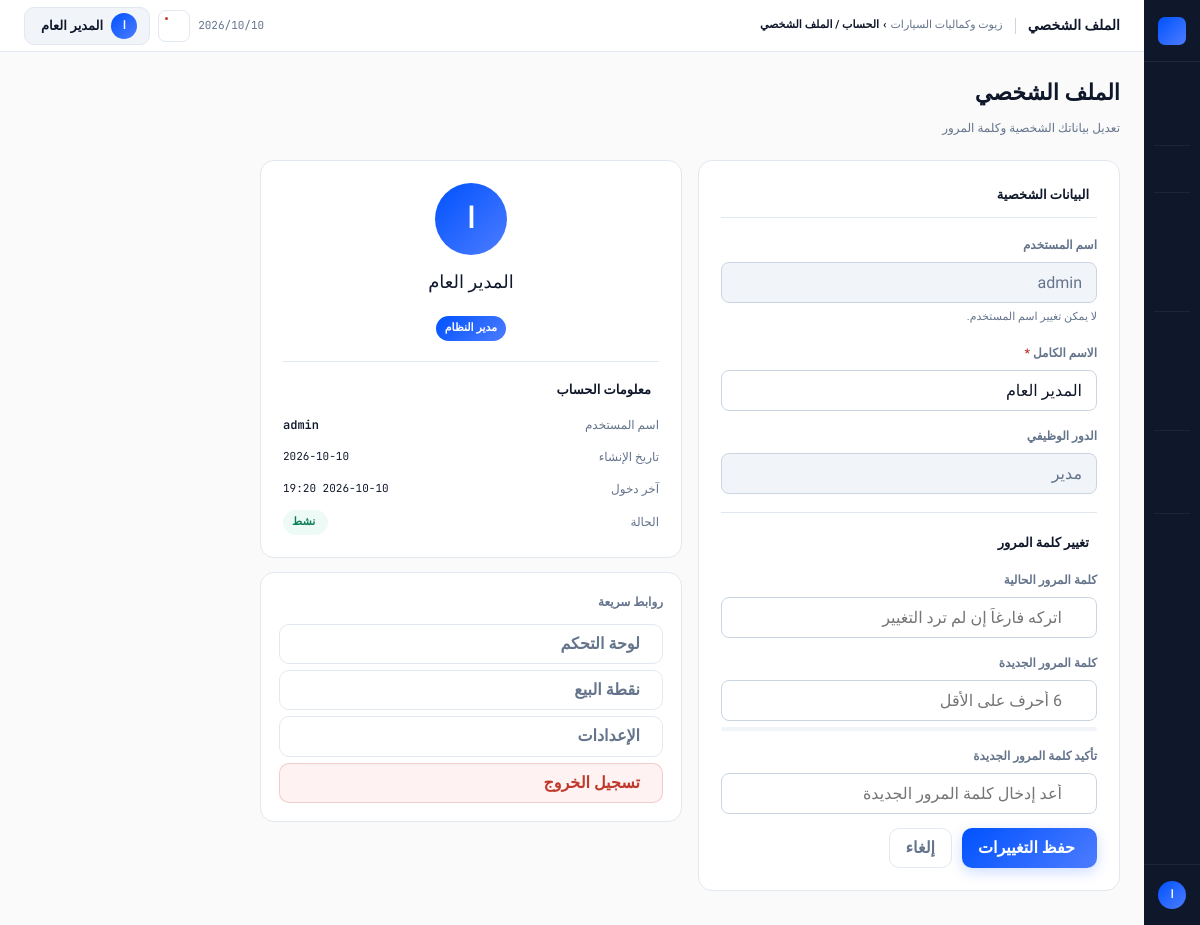
Page /auth/profile (signed in) on the committed database.
### app/models/user.py (models this page shows, shortened)
class User(UserMixin, db.Model):
    __tablename__ = "users"
    id = db.Column(db.Integer, primary_key=True)
    username = db.Column(db.String(64), unique=True, nullable=False, index=True)
    password_hash = db.Column(db.String(256), nullable=False)
    full_name = db.Column(db.String(128), nullable=False)
    role = db.Column(db.String(20), nullable=False, default="cashier")
    is_active = db.Column(db.Boolean, default=True, nullable=False)
    force_password_change = db.Column(db.Boolean, default=False, nullable=False)
    failed_attempts = db.Column(db.Integer, default=0, nullable=False)
    locked_until = db.Column(db.DateTime, nullable=True)
    created_at = db.Column(db.DateTime, default=datetime.utcnow)
    last_login = db.Column(db.DateTime, nullable=True)
    sales = db.relationship("Sale", backref="cashier", lazy="dynamic")
    @property
    def is_admin(self):
        return self.role == "admin"
    @property
    def role_label(self):
        labels = {"admin": "مدير", "cashier": "كاشير"}
        return labels.get(self.role, self.role)

### app/modules/auth/routes.py (the view, shortened to what this page needs)
@auth_bp.route("/profile", methods=["GET", "POST"])
@login_required
def profile():
    return render_template("auth/profile.html")

### app/models/setting.py (called while the page is built)
    @classmethod
    def get(cls, key, default=None):
        setting = cls.query.filter_by(key=key).first()
        if setting:
            return setting.value
        return cls.DEFAULTS.get(key, default)

### app/templates/auth/profile.html (shortened to what this page needs)
{% extends "base.html" %}
{% block topbar_title %}الملف الشخصي{% endblock %}
{% block topbar_crumb %}الحساب / الملف الشخصي{% endblock %}
{% block page_header %}
<div style="padding:20px 24px 0;">
  <h1 style="font-family:'Calistoga',serif;font-size:22px;">الملف الشخصي</h1>
  <p style="font-size:12px;color:var(--muted-fg);margin-top:3px;">تعديل بياناتك الشخصية وكلمة المرور</p>
</div>
{% endblock %}
{% block content %}
<div style="display:grid;grid-template-columns:1fr 1fr;gap:16px;max-width:860px;">
  <div style="grid-column:span 1;">
    <div class="card" style="padding:22px;margin-bottom:14px;">
      <div style="font-size:13px;font-weight:800;color:var(--fg);margin-bottom:16px;padding-bottom:10px;border-bottom:1px solid var(--border);display:flex;align-items:center;gap:8px;">
         البيانات الشخصية
      </div>
      <form method="POST" action="{{ url_for('auth.profile') }}">
        <div class="fg-wrap">
          <label class="fg-label">اسم المستخدم</label>
          <input type="text" class="fg-input" value="{{ current_user.username }}"
                 disabled style="background:var(--muted);color:var(--muted-fg);cursor:not-allowed;"/>
          <div style="font-size:11px;color:var(--muted-fg);margin-top:4px;">لا يمكن تغيير اسم المستخدم.</div>
        </div>
        <div class="fg-wrap">
          <label class="fg-label">الاسم الكامل <span style="color:var(--red)">*</span></label>
          <input type="text" name="full_name" class="fg-input"
                 value="{{ current_user.full_name }}" required/>
        </div>
        <div class="fg-wrap">
          <label class="fg-label">الدور الوظيفي</label>
          <input type="text" class="fg-input" value="{{ current_user.role_label }}"
                 disabled style="background:var(--muted);color:var(--muted-fg);cursor:not-allowed;"/>
        </div>
        <div style="height:1px;background:var(--border);margin:18px 0;"></div>
        <div style="font-size:13px;font-weight:800;color:var(--fg);margin-bottom:14px;display:flex;align-items:center;gap:8px;">
           تغيير كلمة المرور
        </div>
        <div class="fg-wrap">
          <label class="fg-label">كلمة المرور الحالية</label>
          <div style="position:relative;">
            <input type="password" name="current_password" class="fg-input" style="padding-right:34px;"
                   placeholder="اتركه فارغاً إن لم ترد التغيير"/>
          </div>
        </div>
        <div class="fg-wrap">
          <label class="fg-label">كلمة المرور الجديدة</label>
          <div style="position:relative;">
            <input type="password" name="new_password" id="newPwd" class="fg-input" style="padding-right:34px;"
                   placeholder="6 أحرف على الأقل" oninput="checkStrength()"/>
          </div>
          <div style="margin-top:6px;">
            <div style="height:4px;background:var(--muted);border-radius:2px;overflow:hidden;">
            </div>
          </div>
        </div>
        <div class="fg-wrap">
          <label class="fg-label">تأكيد كلمة المرور الجديدة</label>
          <div style="position:relative;">
            <input type="password" name="confirm_password" id="confirmPwd" class="fg-input" style="padding-right:34px;"
                   placeholder="أعد إدخال كلمة المرور الجديدة" oninput="checkMatch()"/>
          </div>
        </div>
        <div style="display:flex;gap:10px;margin-top:6px;">
          <button type="submit" class="btn btn-primary">
             حفظ التغييرات
          </button>
          <a href="{{ url_for('dashboard.index') }}" class="btn btn-ghost">إلغاء</a>
        </div>
      </form>
    </div>
  </div>
  <div style="grid-column:span 1;">
    <div class="card" style="padding:22px;margin-bottom:14px;">
      <div style="text-align:center;padding-bottom:18px;border-bottom:1px solid var(--border);margin-bottom:16px;">
        <div style="width:72px;height:72px;border-radius:50%;background:var(--grad);
          display:flex;align-items:center;justify-content:center;
          font-size:28px;font-weight:800;color:#fff;margin:0 auto 10px;">
          {{ current_user.full_name[0] }}
        </div>
        <div style="font-family:'Calistoga',serif;font-size:18px;color:var(--fg);">{{ current_user.full_name }}</div>
        <div style="margin-top:6px;">
          {% if current_user.is_admin %}
            <span class="b b-grad">مدير النظام</span>
          {% else %}
            <span class="b b-muted">كاشير</span>
          {% endif %}
        </div>
      </div>
      <div style="font-size:13px;font-weight:800;color:var(--fg);margin-bottom:12px;display:flex;align-items:center;gap:8px;">
         معلومات الحساب
      </div>
      <div style="display:flex;flex-direction:column;gap:9px;">
        <div style="display:flex;justify-content:space-between;font-size:12px;">
          <span style="color:var(--muted-fg);">اسم المستخدم</span>
          <span style="font-family:'JetBrains Mono',monospace;font-weight:600;color:var(--fg);">{{ current_user.username }}</span>
        </div>
        <div style="display:flex;justify-content:space-between;font-size:12px;">
          <span style="color:var(--muted-fg);">تاريخ الإنشاء</span>
          <span style="font-family:'JetBrains Mono',monospace;font-size:11px;">
            {{ current_user.created_at.strftime('%Y-%m-%d') if current_user.created_at else '—' }}
          </span>
        </div>
        <div style="display:flex;justify-content:space-between;font-size:12px;">
          <span style="color:var(--muted-fg);">آخر دخول</span>
          <span style="font-family:'JetBrains Mono',monospace;font-size:11px;">
            {{ current_user.last_login.strftime('%Y-%m-%d %H:%M') if current_user.last_login else '—' }}
          </span>
        </div>
        <div style="display:flex;justify-content:space-between;align-items:center;font-size:12px;">
          <span style="color:var(--muted-fg);">الحالة</span>
          {% if current_user.is_active %}
            <span class="b b-green"> نشط</span>
          {% else %}
            <span class="b b-red">معطل</span>
          {% endif %}
        </div>
      </div>
    </div>
    <div class="card" style="padding:18px;">
      <div style="font-size:12px;font-weight:700;color:var(--muted-fg);margin-bottom:10px;">روابط سريعة</div>
      <div style="display:flex;flex-direction:column;gap:6px;">
        <a href="{{ url_for('dashboard.index') }}" class="btn btn-ghost" style="justify-content:flex-start;">
           لوحة التحكم
        </a>
        <a href="{{ url_for('sales.pos') }}" class="btn btn-ghost" style="justify-content:flex-start;">
           نقطة البيع
        </a>
        {% if current_user.is_admin %}
        <a href="{{ url_for('settings.index') }}" class="btn btn-ghost" style="justify-content:flex-start;">
           الإعدادات
        </a>
        {% endif %}
        <a href="{{ url_for('auth.logout') }}" class="btn btn-danger" style="justify-content:flex-start;">
           تسجيل الخروج
        </a>
      </div>
    </div>
  </div>
</div>
{% endblock %}

### app/templates/base.html (shortened to what this page needs)
<!doctype html>
<html lang="ar" dir="rtl">
<head>
  <link rel="stylesheet" href="https://cdn.jsdelivr.net/npm/@tabler/icons-webfont@latest/tabler-icons.min.css"/>
</head>
<body>
<nav class="rail">
  <div class="rail-top">
    <div class="rail-mark"></div>
  </div>
  {% if current_user.is_authenticated %}
  <div class="rail-nav">
    <a class="ri {% if request.endpoint == 'dashboard.index' %}active{% endif %}"
       href="{{ url_for('dashboard.index') }}">
    </a>
    <a class="ri {% if request.endpoint == 'sales.pos' %}active{% endif %}"
       href="{{ url_for('sales.pos') }}">
    </a>
    <div class="rsep"></div>
    <a class="ri {% if request.endpoint and request.endpoint.startswith('oil_service.') %}active{% endif %}"
       href="{{ url_for('oil_service.index') }}">
    </a>
    <div class="rsep"></div>
    <a class="ri {% if request.endpoint and request.endpoint.startswith('sales.') and request.endpoint != 'sales.pos' %}active{% endif %}"
       href="{{ url_for('sales.index') }}">
    </a>
    {% if current_user.is_admin %}
    <a class="ri {% if request.endpoint and request.endpoint.startswith('purchases.') %}active{% endif %}"
       href="{{ url_for('purchases.index') }}">
    </a>
    <a class="ri {% if request.endpoint and request.endpoint.startswith('expenses.') %}active{% endif %}"
       href="{{ url_for('expenses.index') }}">
    </a>
    {% endif %}
    <div class="rsep"></div>
    <a class="ri {% if request.endpoint and request.endpoint.startswith('products.') %}active{% endif %}"
       href="{{ url_for('products.index') }}">
    </a>
    {% if current_user.is_admin %}
    <a class="ri {% if request.endpoint and request.endpoint.startswith('categories.') %}active{% endif %}"
       href="{{ url_for('categories.index') }}">
    </a>
    <a class="ri {% if request.endpoint and request.endpoint.startswith('inventory.') %}active{% endif %}"
       href="{{ url_for('inventory.index') }}">
    </a>
    <div class="rsep"></div>
    <a class="ri {% if request.endpoint and request.endpoint.startswith('customers.') %}active{% endif %}"
       href="{{ url_for('customers.index') }}">
    </a>
    <a class="ri {% if request.endpoint and request.endpoint.startswith('suppliers.') %}active{% endif %}"
       href="{{ url_for('suppliers.index') }}">
    </a>
    <div class="rsep"></div>
    <a class="ri {% if request.endpoint and request.endpoint.startswith('reports.') %}active{% endif %}"
       href="{{ url_for('reports.index') }}">
    </a>
    {% endif %}
  </div>
  <div class="rail-foot">
    <div class="rail-av">{{ current_user.full_name[0] }}</div>
  </div>
  {% endif %}
</nav>
<div class="shell">
  <div class="topbar no-print">
    <span class="tb-title">{% block topbar_title %}{{ APP_NAME }}{% endblock %}</span>
    <div class="tb-path">
      {{ APP_NAME }} <b>›</b>
      <b>{% block topbar_crumb %}الرئيسية{% endblock %}</b>
    </div>
    <div class="tb-right">
      <span class="tb-date" id="tb-date"></span>
      <button class="tb-icon-btn" title="الإشعارات">
        <span class="tb-pip"></span>
      </button>
      {% if current_user.is_authenticated %}
      <div class="user-menu-wrap" id="userMenuWrap">
        <button class="user-menu-btn" id="userMenuBtn"
                onclick="toggleUserMenu()" aria-haspopup="true" aria-expanded="false">
          <div class="user-av-sm">{{ current_user.full_name[0] }}</div>
          <span class="user-menu-name">{{ current_user.full_name }}</span>
        </button>
      </div>
      {% endif %}
    </div>
  </div>
  {% block page_header %}{% endblock %}
  <div class="page-wrap">
    {% block content %}{% endblock %}
  </div>
</div>
</body>
</html>

### rows in the picture
User: full_name "ا", full_name "المدير العام", username "admin", role_label "مدير", created_at "2026-10-10", last_login "2026-10-10 19:20"

### other values in the picture
{{ APP_NAME }} "زيوت وكماليات السيارات"
